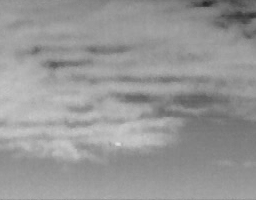
%> input picture detector/PSTNN/images/1.bmp, 256 x 200 px
$ octave --eval "result = run_TLLCM(imread('../PSTNN/images/1.bmp'));"   (GNU Octave 9; MATLAB toolbox functions it lacks are replaced by stand-ins)
%> lines starting %> are read from the running program, lines starting %| are printed output that depends on the picture
function  res  = run_TLLCM( img )
    img=double(img);

    gauss_krl=[1 2 1;2 4 2; 1 2 1];
    gauss_krl=gauss_krl/16;
    I_core=imfilter(img,gauss_krl,'replicate');


    I11=zeros(size(img,1),size(img,2),9);
    I12=zeros(size(img,1),size(img,2),9);
    I13=zeros(size(img,1),size(img,2),9);
    I14=zeros(size(img,1),size(img,2),9);
    I15=zeros(size(img,1),size(img,2),9);
    I16=zeros(size(img,1),size(img,2),9);
    I17=zeros(size(img,1),size(img,2),9);
    I18=zeros(size(img,1),size(img,2),9);

    m91=zeros(27);
    m92=zeros(27);
    m93=zeros(27);
    m94=zeros(27);
    m95=zeros(27);
    m96=zeros(27);
    m97=zeros(27);
    m98=zeros(27);
    m91(1:9,1:9)=1;
    m92(1:9,10:18)=1;
    m93(1:9,19:27)=1;
    m94(10:18,19:27)=1;
    m95(19:27,19:27)=1;
    m96(19:27,10:18)=1;
    m97(19:27,1:9)=1;
    m98(10:18,1:9)=1;


    for i=1:9
    I11(:,:,i)=ordfilt2(img,82-i,m91);
    I12(:,:,i)=ordfilt2(img,82-i,m92);
    I13(:,:,i)=ordfilt2(img,82-i,m93);
    I14(:,:,i)=ordfilt2(img,82-i,m94);
    I15(:,:,i)=ordfilt2(img,82-i,m95);
    I16(:,:,i)=ordfilt2(img,82-i,m96);
    I17(:,:,i)=ordfilt2(img,82-i,m97);
    I18(:,:,i)=ordfilt2(img,82-i,m98);

    end

    I_mean_1=mean(I11,3);
    I_mean_2=mean(I12,3);
    I_mean_3=mean(I13,3);
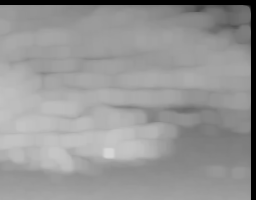
%> I_mean_3: size 200x256 double; min 0, max 214.8, mean 150.5
    I_mean_4=mean(I14,3);
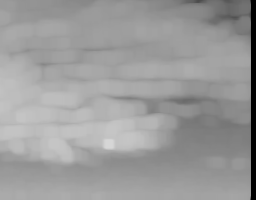
%> I_mean_4: size 200x256 double; min 0, max 214.8, mean 155.4
    I_mean_5=mean(I15,3);
    I_mean_6=mean(I16,3);
    I_mean_7=mean(I17,3);
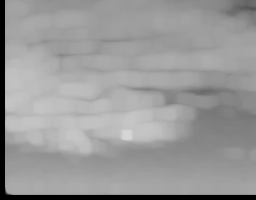
%> I_mean_7: size 200x256 double; min 0, max 214.8, mean 154
    I_mean_8=mean(I18,3);
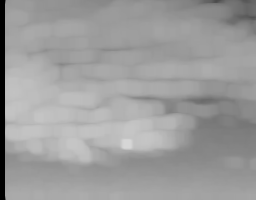
%> I_mean_8: size 200x256 double; min 0, max 214.8, mean 156.9

    temp=zeros(size(img,1),size(img,2),8);
    temp(:,:,1)=I_mean_1;
    temp(:,:,2)=I_mean_2;
    temp(:,:,3)=I_mean_3;
    temp(:,:,4)=I_mean_4;
    temp(:,:,5)=I_mean_5;
    temp(:,:,6)=I_mean_6;
    temp(:,:,7)=I_mean_7;
    temp(:,:,8)=I_mean_8;

    I_mean_out=max(temp,[],3);
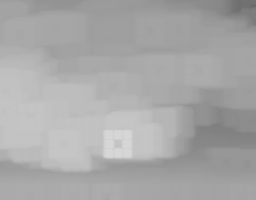
%> I_mean_out: size 200x256 double; min 106.1, max 214.8, mean 168.5

    out=((I_core.^2)./I_mean_out)-I_core;
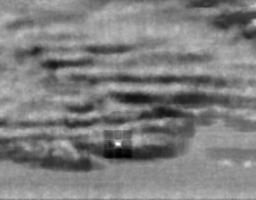
%> out: size 200x256 double; min -49.3, max 19.57, mean -14.88; drawn with min black and max white

    tt=out>0;
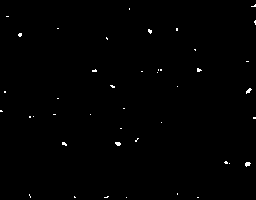
%> tt: size 200x256 logical; 0.49% white in thin lines or dots
    res=double(tt).*out;

end
